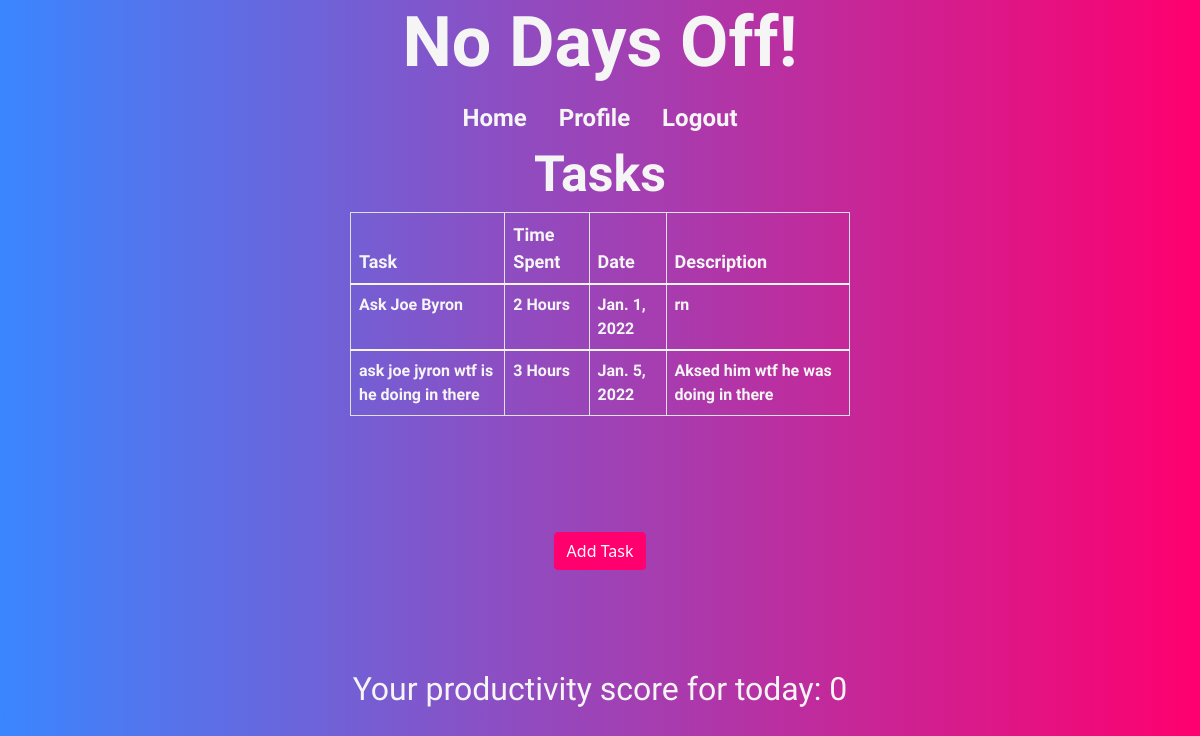
/welcome (signed in), run on an earlier commit of the app's database.
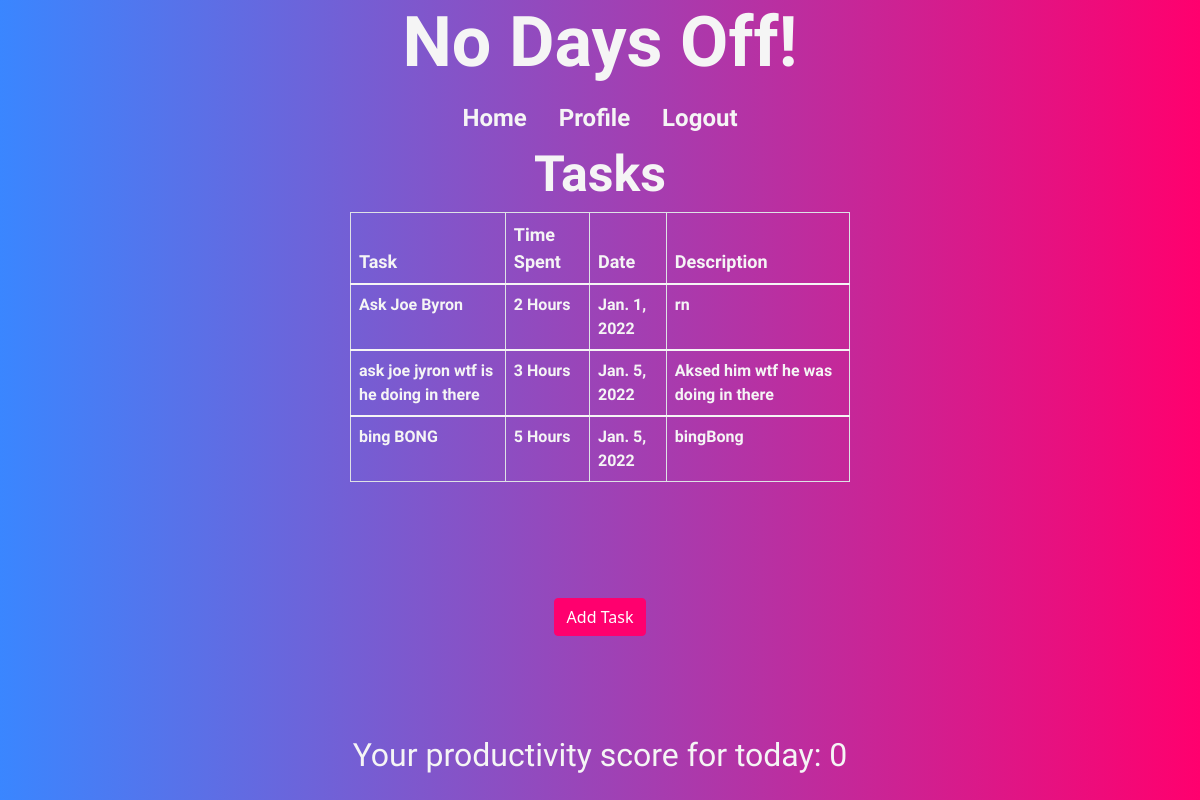
And on a later commit of the database.
### main/models.py (models this page shows)
class Task(models.Model):
    title= models.CharField(max_length=200)
    description= models.CharField(max_length=1000)
    day_completed = models.DateField()
    time_spent = models.IntegerField()
    completed_by = models.ForeignKey(User, related_name="tasks_uploaded", on_delete= models.CASCADE)

### main/views.py (the view)
# urls.py: path('welcome', views.welcome),
def welcome(request):
    if 'user_id' in request.session:
        logged_in_user = User.objects.get(id=request.session['user_id'])
        all_tasks = Task.objects.all()
        user_tasks = logged_in_user.tasks_uploaded
        today_date = date.today()
        daily_score =0
        for task in all_tasks:
            if task.day_completed== today_date and task.completed_by == logged_in_user:
                daily_score = daily_score + 1
        context = {
        'logged_in_user': logged_in_user,
        'all_tasks' : all_tasks,
        'daily_score': daily_score,
        'today_date': today_date,
        'user_tasks': user_tasks
        }
        return render(request,'welcome.html',context)

### main/templates/welcome.html (shortened to what this page needs)
<!DOCTYPE html>
<html lang="en">
<head>
    <link rel="stylesheet" href="static/css/style.css">
    <link href="https://cdn.jsdelivr.net/npm/bootstrap@5.1.3/dist/css/bootstrap.min.css" rel="stylesheet">
</head>
<body>
    <div class="title">
        <h1 class="title">No Days Off!</h1>
      </div>
      <ul class="nav justify-content-center">
        <li class="nav-item">
          <a class="nav-link active" aria-current="page" href="#">Home</a>
        </li>
        <li class="nav-item">
          <a class="nav-link" href="/profile">Profile</a>
        </li>
        <li class="nav-item">
          <a class="nav-link" href="/logout">Logout</a>
        </li>
      </ul>
      <div class="title2">
        <h1 class="title2">Tasks</h1>
      </div>
    <div class="table_container">
        <table class="table table-hover table-bordered table-responsive">
            <thead>
              <tr>
                <th scope="col">Task</th>
                <th scope="col">Time Spent</th>
                <th scope="col">Date</th>
                <th scope="col">Description</th>
              </tr>
            </thead>
            <tbody>
              <tr>
                {% for task in all_tasks%}
                {%if task.completed_by == logged_in_user%}
                <td>{{task.title}}</td>
                <td> {{task.time_spent}} Hours</td>
                <td> {{task.day_completed}}</td>
                <td> {{task.description}}</td>
              </tr>
            </tbody>
            {%endif%}
            {% endfor %}
          </table>
          </div>
          <div class="modal_container">
      <button type="button" class="btn btn-danger" data-bs-toggle="modal" data-bs-target="#exampleModal">
        Add Task
      </button>
      </div>
       <div class="footer">
        <h2>Your productivity score for today: {{daily_score}}  </h2>
      </div>
</body>
</html>

What changed in the data, as far as the page shows it:
added Task: title "bing BONG", time_spent "5", day_completed "Jan. 5, 2022", description "bingBong"
